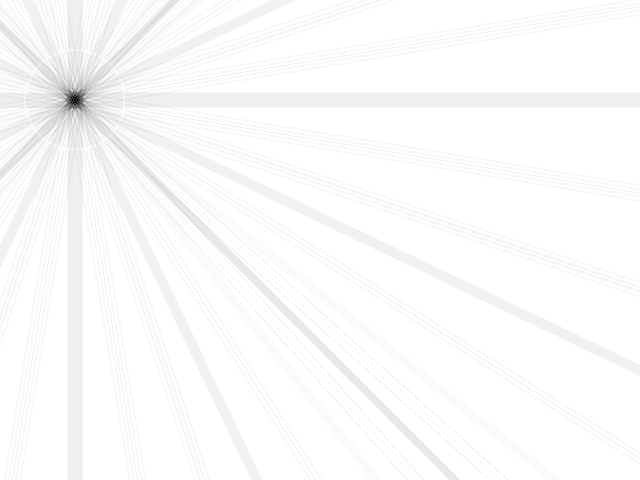
//> input picture 9/formative/circle01a.png, 640 x 480 px
$ ./current_file   (built with g++ and OpenCV 4)
//> lines starting //> are read from the running program, lines starting //| are printed output that depends on the picture; after the words box and inside, x2 and y2 are one past the last pixel; in counts of white or black regions, pixels touching at a corner belong together
#include <iostream>
#include <fstream>
#include <cmath>
#include <vector>
#include <string>
#include <filesystem>
#include <opencv2/opencv.hpp>

using namespace std;
using namespace cv;
namespace fs = std::filesystem;


Mat votes;


int main(int argc, char* argv[]) {
    string pictures[] = {"circle01a", "circle01b", "circle02", "chatgpt"};

    double threshold = 75.0;

    for (int i = 0; i < 4; i++) {

        Mat img = imread("pictures/" + pictures[i] + ".png", IMREAD_COLOR);
//> img is the input picture: 480 rows x 640 cols, CV_8UC3; min 0, max 255, mean 250.9
        Mat gray;
        cvtColor(img, gray, COLOR_BGR2GRAY);

        Mat blurred;
        blur(gray, blurred, Size(3,3));

        Mat edges;
        Canny(blurred, edges, 25.0, 75.0);
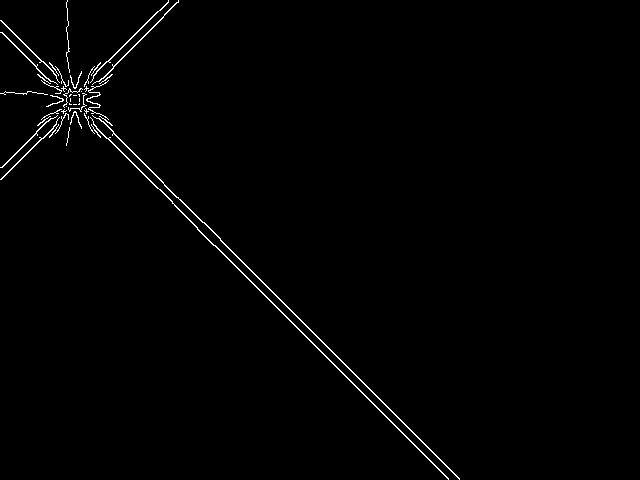
//> edges: 480 rows x 640 cols, CV_8UC1; 1% white in thin lines or dots, all inside (x1, y1, x2, y2) = (0, 0, 460, 480)

        Mat Gx, Gy;
        Sobel(blurred, Gx, CV_64F, 1, 0, 3);
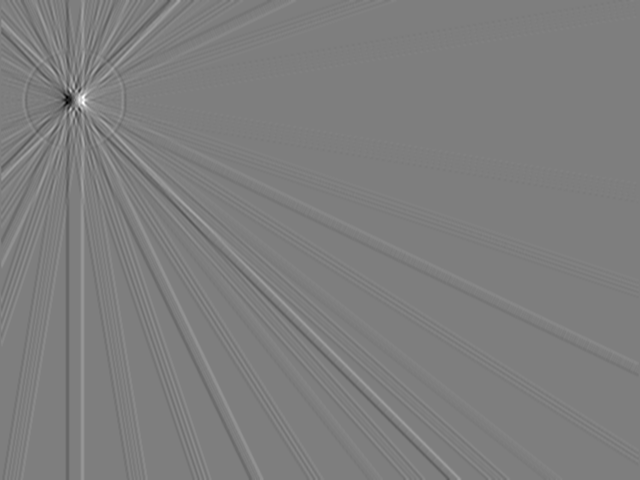
//> Gx: 480 rows x 640 cols, CV_64FC1; min -209, max 213, mean 0.1; drawn with min black and max white
        Sobel(blurred, Gy, CV_64F, 0, 1, 3);
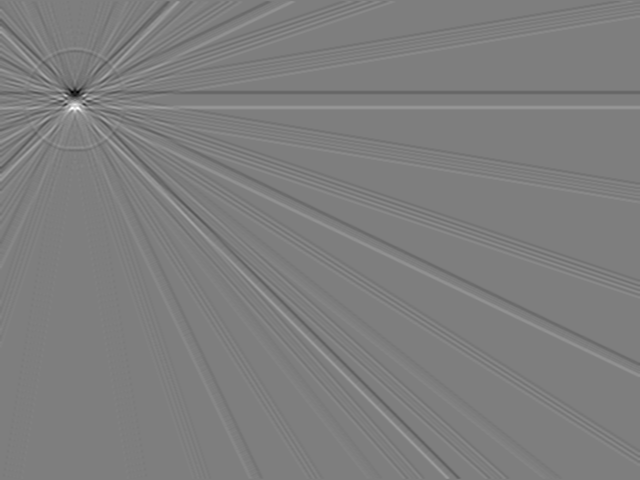
//> Gy: 480 rows x 640 cols, CV_64FC1; min -209, max 213, mean 0; drawn with min black and max white

        votes = Mat::zeros(gray.size(), CV_32F);

//> (the run ends here: the program crashes, at `for (int r = 1; r < gray.rows - 1; r++)`)

$ run again, with 9/formative/density_chatgpt.png copied over 9/formative/circle01a.png
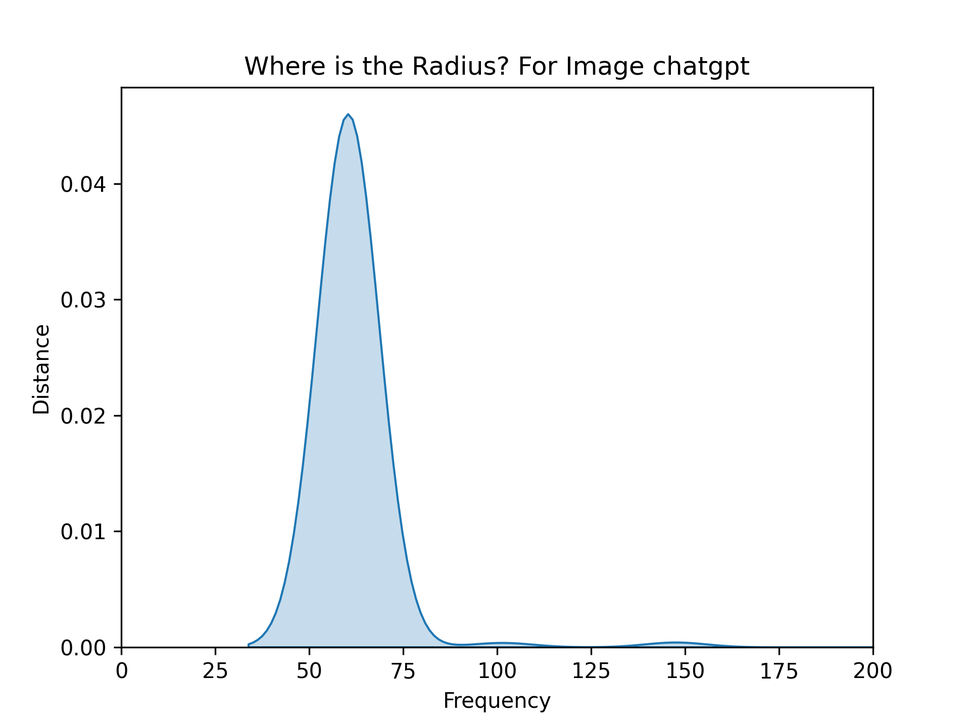
//> input picture 9/formative/density_chatgpt.png, 970 x 727 px, shrunk from 1920 x 1440 before the run
//> img is the input picture: 727 rows x 970 cols, CV_8UC3; mean B, G, R 249.8, 248.6, 247
//> `Canny(blurred, edges, 25.0, 75.0);`:
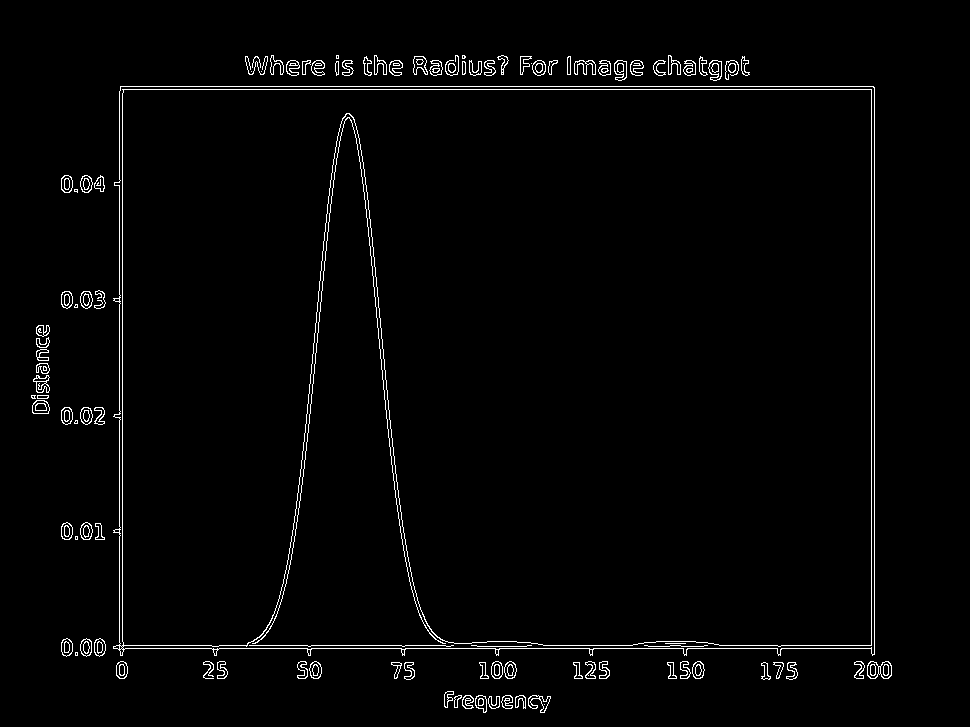
//> edges: 727 rows x 970 cols, CV_8UC1; 2% white in thin lines or dots, all inside (x1, y1, x2, y2) = (31, 55, 892, 713)
//> `Sobel(blurred, Gy, CV_64F, 0, 1, 3);`:
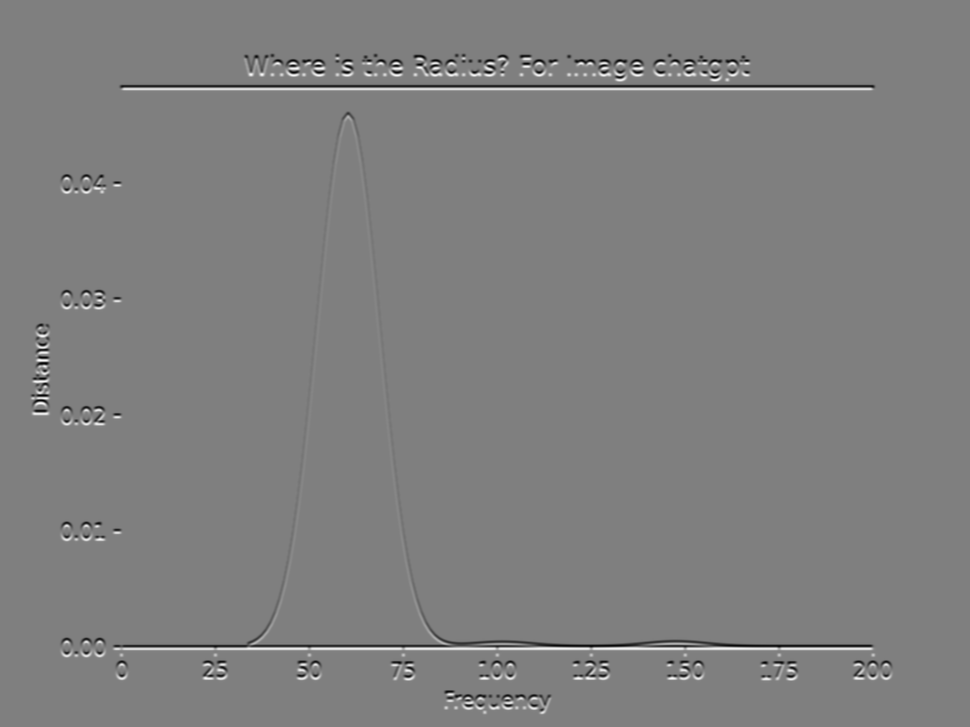
//> Gy: 727 rows x 970 cols, CV_64FC1; min -643, max 642, mean 0; drawn with min black and max white

$ run again, with 9/formative/density_circle01b.png copied over 9/formative/circle01a.png
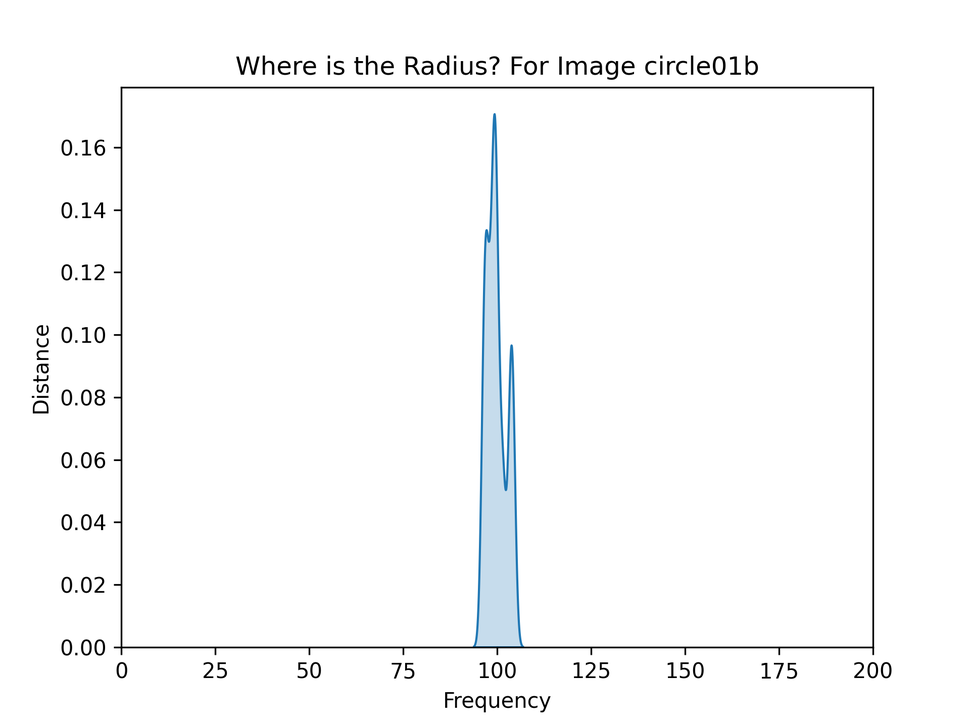
//> input picture 9/formative/density_circle01b.png, 970 x 727 px, shrunk from 1920 x 1440 before the run
//> img is the input picture: 727 rows x 970 cols, CV_8UC3; mean B, G, R 250.3, 249.8, 249.1
//> `Canny(blurred, edges, 25.0, 75.0);`:
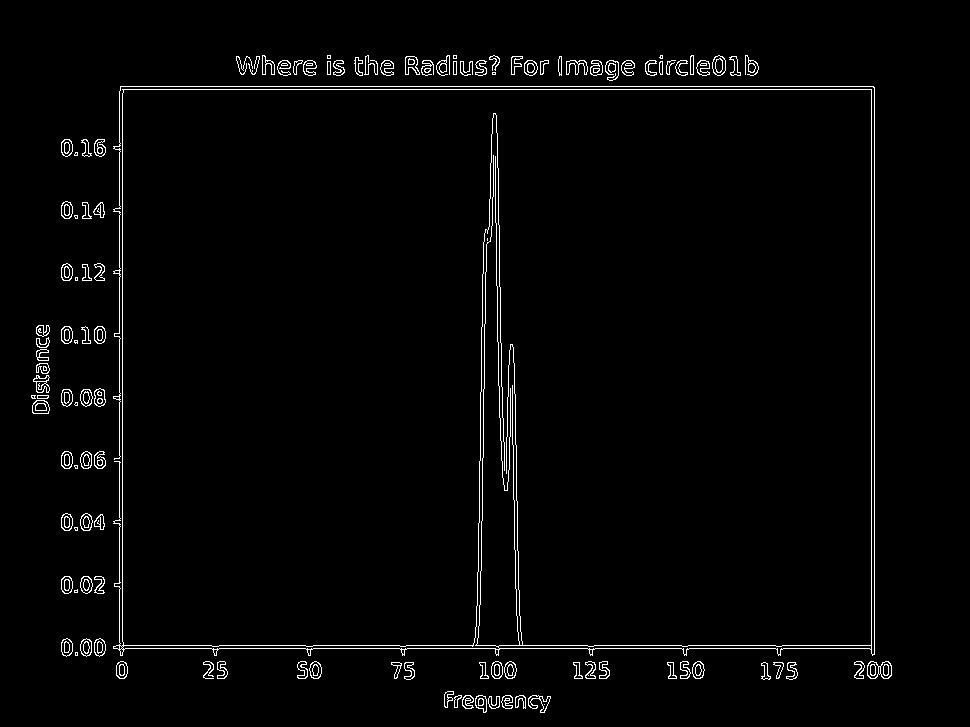
//> edges: 727 rows x 970 cols, CV_8UC1; 2.2% white in thin lines or dots, all inside (x1, y1, x2, y2) = (31, 55, 892, 713)
//> `Sobel(blurred, Gy, CV_64F, 0, 1, 3);`:
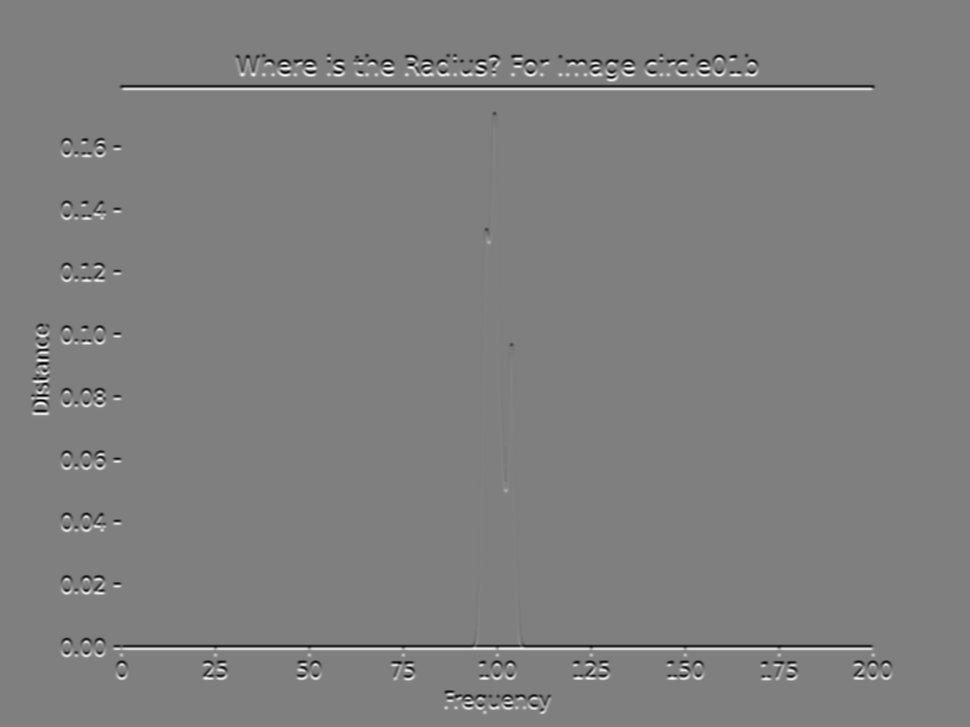
//> Gy: 727 rows x 970 cols, CV_64FC1; min -645, max 642, mean 0; drawn with min black and max white
